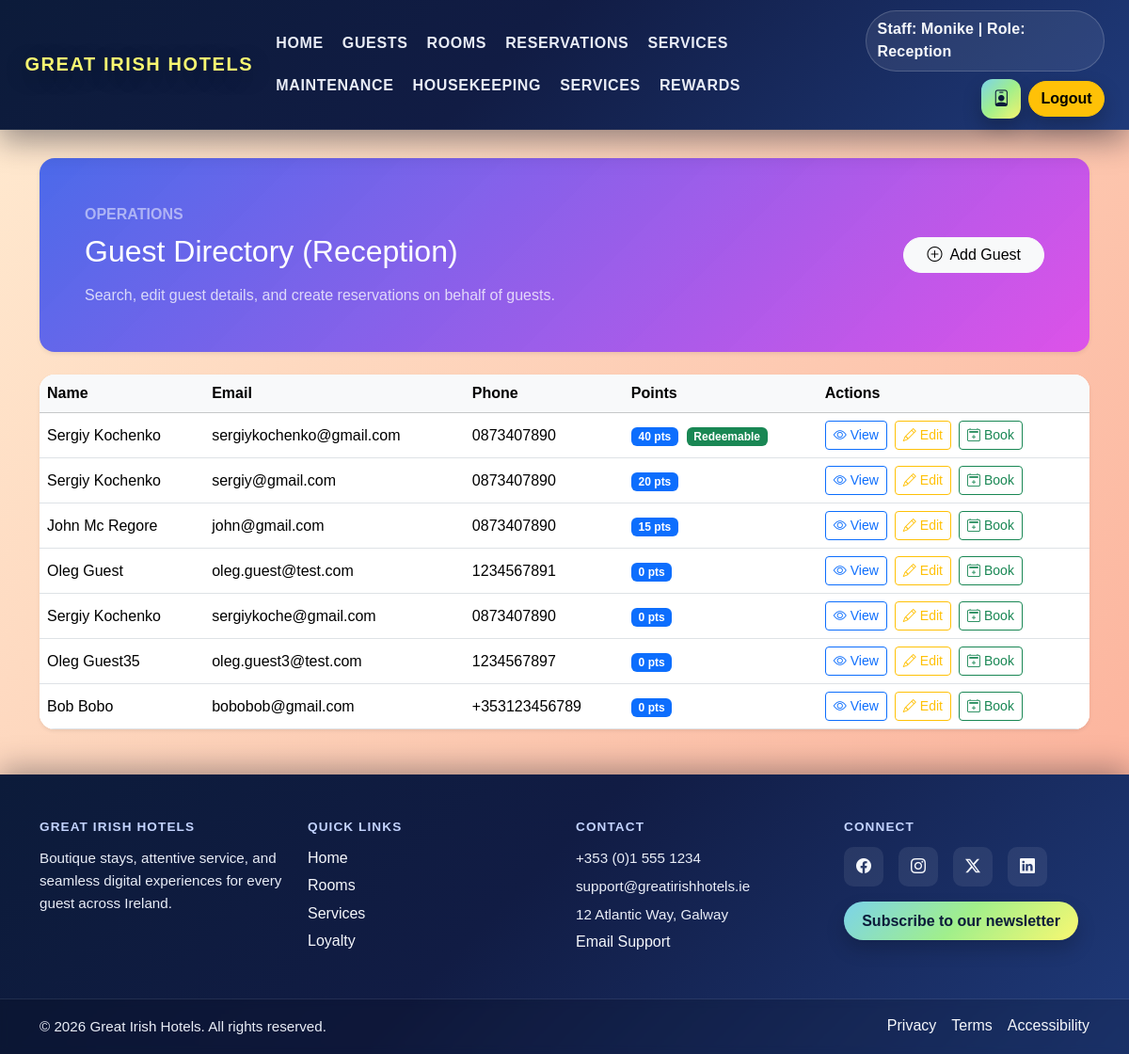
Page /management/guests/ (signed in) on the committed database.
### core/models.py (models this page shows, shortened)
class Staff(models.Model):
	name = models.CharField(max_length=100)
	role = models.ForeignKey('Role', on_delete=models.SET_NULL, null=True)
	email = models.EmailField(unique=True)
	password_hash = models.CharField(max_length=128)

class Role(models.Model):
	ROLE_CATEGORY_CHOICES = [
		('admin', 'Admin'),
		('guest', 'Guest'),
		('staff', 'Staff'),
	]
	name = models.CharField(max_length=50, unique=True)
	category = models.CharField(max_length=10, choices=ROLE_CATEGORY_CHOICES, default='staff')

class Guest(models.Model):
	first_name = models.CharField(max_length=50)
	last_name = models.CharField(max_length=50)
	email = models.EmailField()
	phone = models.CharField(max_length=20)
	id_document = models.CharField(max_length=100)
	preferences = models.TextField(blank=True)
	special_requests = models.TextField(blank=True)
	loyalty_points = models.IntegerField(default=0)

### core/views.py (the view)
# urls.py: path('management/guests/', guest_list, name='guest_list'),
@require_staff_role('Reception')
def guest_list(request):
	try:
		guests_list = Guest.objects.all()
		context = get_user_context(request)
		context['guests'] = guests_list
		redeem_ready = guests_list.filter(loyalty_points__gte=35).count()
		preferences_count = guests_list.exclude(preferences__isnull=True).exclude(preferences__exact='').count()
		context['guest_stats'] = {
			'total': guests_list.count(),
			'redeem_ready': redeem_ready,
			'with_preferences': preferences_count,
		}
		if context.get('staff_role') == 'Reception' and not (request.user.is_authenticated and request.user.is_staff):
			context['guests'] = guests_list
			return render(request, 'core/guest_list_reception.html', context)
		return render(request, 'core/guest_list.html', context)
	except Exception as e:
		messages.error(request, 'An error occurred while retrieving guests.')
		return redirect('admin_dashboard')

### core/views.py (called while the page is built)
def get_user_context(request):
	guest_name = None
	staff_name = None
	staff_role = None
	guest_id_document = None
	guest_id = request.session.get('guest_id')
	staff_id = request.session.get('staff_id')
	if staff_id:
		try:
			from .models import Staff
			staff_obj = Staff.objects.get(id=staff_id)
			staff_name = staff_obj.name
			staff_role = staff_obj.role.name if staff_obj.role else None
		except Exception:
			pass
	if guest_id:
		try:
			from .models import Guest
			guest_obj = Guest.objects.get(id=guest_id)
			guest_name = f"{guest_obj.first_name} {guest_obj.last_name}"
			guest_id_document = guest_obj.id_document.split('|')[0] if guest_obj.id_document else ''
		except Exception:
			pass
	return {'guest_name': guest_name, 'staff_name': staff_name, 'staff_role': staff_role, 'guest_id_document': guest_id_document}

def require_staff_role(*allowed_roles):
	def decorator(view_func):
		@wraps(view_func)
		def _wrapped(request, *args, **kwargs):
			if request.user.is_authenticated and request.user.is_staff:
				return view_func(request, *args, **kwargs)
			staff_id = request.session.get('staff_id')
			if staff_id:
				try:
					staff_obj = Staff.objects.get(id=staff_id)
					role_name = staff_obj.role.name if staff_obj.role else None
					if role_name and role_name in allowed_roles:
						return view_func(request, *args, **kwargs)
				except Exception:
					pass
			context = get_user_context(request)
			context['title'] = 'Access Prohibited'
			context['message'] = 'You do not have permission to view this page.'
			return render(request, 'core/access_denied.html', context, status=403)
		return _wrapped
	return decorator

### core/templates/core/guest_list_reception.html (shortened to what this page needs)
{% extends "base.html" %}
{% block content %}
{% include "header.html" %}
<main class="container py-5 guests-management">
    <section class="guest-management-hero rounded-4 shadow-sm p-4 p-lg-5 mb-4">
        <div class="row align-items-center g-4">
            <div class="col-lg-8">
                <p class="text-uppercase text-white-50 fw-semibold mb-2">Operations</p>
                <h2 class="text-white mb-3">Guest Directory (Reception)</h2>
                <p class="text-white-75 mb-0">Search, edit guest details, and create reservations on behalf of guests.</p>
            </div>
            <div class="col-lg-4 text-lg-end">
                <a href="{% url 'guest_create' %}" class="btn btn-light rounded-pill px-4">
                    <i class="bi bi-plus-circle me-2"></i>Add Guest
                </a>
            </div>
        </div>
    </section>
    {% if guests %}
        <div class="table-responsive card shadow-sm border-0 rounded-4 overflow-hidden">
            <table class="table table-hover mb-0 align-middle">
                <thead class="table-light">
                    <tr>
                        <th>Name</th>
                        <th>Email</th>
                        <th>Phone</th>
                        <th>Points</th>
                        <th>Actions</th>
                    </tr>
                </thead>
                <tbody>
                    {% for guest in guests %}
                        <tr>
                            <td>{{ guest.first_name }} {{ guest.last_name }}</td>
                            <td>{{ guest.email }}</td>
                            <td>{{ guest.phone }}</td>
                            <td>
                                <span class="badge bg-primary">{{ guest.loyalty_points|default:0 }} pts</span>
                                {% if guest.loyalty_points|default:0 >= 35 %}
                                    <span class="badge bg-success ms-1">Redeemable</span>
                                {% endif %}
                            </td>
                            <td>
                                <div class="d-inline-flex gap-2">
                                    <a href="{% url 'guest_detail' guest.id %}" class="btn btn-sm btn-outline-primary">
                                        <i class="bi bi-eye me-1"></i>View
                                    </a>
                                    <a href="{% url 'guest_update' guest.id %}" class="btn btn-sm btn-outline-warning">
                                        <i class="bi bi-pencil me-1"></i>Edit
                                    </a>
                                    <a href="{% url 'reservation_create' %}?guest_id={{ guest.id }}" class="btn btn-sm btn-outline-success">
                                        <i class="bi bi-calendar2-plus me-1"></i>Book
                                    </a>
                                </div>
                            </td>
                        </tr>
                    {% endfor %}
                </tbody>
            </table>
        </div>
    {% else %}
        <div class="alert alert-info text-center py-5">
            <p>No guests found. <a href="{% url 'guest_create' %}">Create one</a></p>
        </div>
    {% endif %}
</main>
{% endblock %}

### core/templates/header.html (shortened to what this page needs)
<header class="site-header">
    <nav class="navbar navbar-expand-xl navbar-dark gi-navbar fixed-top">
        <div class="container-xxl">
            <a class="navbar-brand" href="/">Great Irish Hotels</a>
            <div class="collapse navbar-collapse" id="mainNavbar">
                <ul class="navbar-nav align-items-lg-center mx-auto mb-3 mb-lg-0 gap-lg-1">
                    <li class="nav-item"><a class="nav-link gi-nav-link" href="/">Home</a></li>
                    {% if request.user.is_authenticated and request.user.is_staff or staff_role == 'Reception' %}
                        <li class="nav-item"><a class="nav-link gi-nav-link" href="{% url 'guest_list' %}">Guests</a></li>
                    {% endif %}
                    <li class="nav-item"><a class="nav-link gi-nav-link" href="/rooms/">Rooms</a></li>
                    {% if request.user.is_authenticated and request.user.is_staff or staff_role == 'Reception' %}
                        <li class="nav-item"><a class="nav-link gi-nav-link" href="{% url 'reservation_list' %}">Reservations</a></li>
                        <li class="nav-item"><a class="nav-link gi-nav-link" href="{% url 'service_list' %}">Services</a></li>
                    {% endif %}
                    {% if request.user.is_authenticated and request.user.is_staff or staff_role == 'Maintenance' or staff_role == 'Reception' or guest_name %}
                        <li class="nav-item"><a class="nav-link gi-nav-link" href="{% url 'maintenance_list' %}">Maintenance</a></li>
                    {% endif %}
                    {% if request.user.is_authenticated and request.user.is_staff or staff_role == 'Housekeeper' or staff_role == 'Reception' or guest_name %}
                        <li class="nav-item"><a class="nav-link gi-nav-link" href="{% url 'housekeeping_list' %}">Housekeeping</a></li>
                    {% endif %}
                    {% if guest_name %}
                        <li class="nav-item"><a class="nav-link gi-nav-link" href="/services/">Services</a></li>
                    {% endif %}
                    <li class="nav-item"><a class="nav-link gi-nav-link" href="{% url 'loyalty' %}">Rewards</a></li>
                </ul>
                <div class="header-actions d-flex align-items-center gap-2">
                    {% if staff_name and staff_role %}
                        <span class="header-pill">Staff: {{ staff_name }} | Role: {{ staff_role }}</span>
                        {% if request.resolver_match.url_name != 'user_profile' %}
                            <a href="{% url 'user_profile' %}" class="header-icon" title="View/Edit Profile">
                                <i class="bi bi-person-badge"></i>
                            </a>
                        {% endif %}
                        <a href="/logout/" class="btn btn-warning logout-trigger">Logout</a>
                    {% endif %}
                </div>
            </div>
        </div>
    </nav>
</header>

### core/static/style.css (style rules this page uses)
html, body { font-family: Arial, sans-serif; background-color: transparent; position: relative; overflow-x: hidden; min-height: 100%; height: 100%; margin: 0; padding: 0; }
body { display: flex; flex-direction: column; padding-top: calc(var(--nav-height) + 10px); }
main { flex: 1; padding-top: 0.35rem; }
body::before { content: ""; position: fixed; top: 0; left: 0; width: 100%; height: 100%; z-index: -1; background: linear-gradient(130deg, #ffecd2, #fcb69f, #ff9a8b, #ff758c, #f6416c, #f76b1c, #c471ed, #662d8c); background-size: 600% 600%; animation: gradientDrift 12s ease-in-out infinite; pointer-events: none; }
.guests-management .guest-management-hero { background: linear-gradient(135deg, rgba(66, 99, 235, 0.95), rgba(217, 70, 239, 0.9)); color: #fff; margin-top: 2rem; }
.text-white-75 { color: rgba(255, 255, 255, 0.75) !important; }
:root { --nav-height: 78px; }
.site-header { position: relative; z-index: 1030; }
.gi-navbar { background: linear-gradient(135deg, #0c1b3a 0%, #111c44 45%, #1f3a7a 100%); backdrop-filter: blur(10px); box-shadow: 0 12px 30px rgba(4, 9, 30, 0.4); border-bottom: 1px solid rgba(255, 255, 255, 0.08); padding: 0.7rem 0.9rem; min-height: var(--nav-height); }
.gi-navbar .navbar-brand { color: #f9f871; font-weight: 800; letter-spacing: 0.08em; text-transform: uppercase; text-shadow: 0 6px 22px rgba(0, 0, 0, 0.35); }
.gi-navbar .navbar-nav { gap: 0.35rem 0.55rem; flex-wrap: wrap; }
.gi-nav-link { color: #e9edf7; font-weight: 700; text-transform: uppercase; letter-spacing: 0.04em; padding: 0.55rem 0.85rem; position: relative; transition: color 0.2s ease, opacity 0.2s ease; display: inline-flex; align-items: center; gap: 0.35rem; }
.gi-nav-link::after { content: ""; position: absolute; left: 18%; right: 18%; bottom: 0.45rem; height: 2px; background: linear-gradient(90deg, #7bd3ea, #a1ef8b, #f9f871); opacity: 0; transition: opacity 0.2s ease, transform 0.2s ease; transform: scaleX(0.6); }
.header-actions { flex-wrap: wrap; justify-content: flex-start; gap: 0.35rem 0.6rem; }
.header-pill { color: #f5f7fb; background: rgba(255, 255, 255, 0.08); border: 1px solid rgba(255, 255, 255, 0.18); border-radius: 999px; padding: 0.45rem 0.75rem; font-weight: 600; letter-spacing: 0.01em; display: inline-flex; align-items: center; gap: 0.35rem; }
.header-icon { width: 42px; height: 42px; display: inline-flex; align-items: center; justify-content: center; color: #0c1b3a; background: linear-gradient(135deg, #7bd3ea, #a1ef8b, #f9f871); border-radius: 12px; text-decoration: none; font-size: 1.1rem; box-shadow: 0 10px 20px rgba(0, 0, 0, 0.24); transition: transform 0.2s ease, box-shadow 0.2s ease; }
.gi-navbar .btn.btn-warning { border-radius: 999px; font-weight: 700; box-shadow: 0 10px 22px rgba(0, 0, 0, 0.22); }
@media (min-width: 992px) { .header-actions { justify-content: flex-end; } }

### rows in the picture
Staff: name "Monike"
Role: name "Reception"
Guest: first_name "Sergiy", last_name "Kochenko", email "sergiykochenko@gmail.com", phone "0873407890", loyalty_points "40", shows "Redeemable"
Guest: first_name "Sergiy", last_name "Kochenko", email "sergiy@gmail.com", phone "0873407890", loyalty_points "20"
Guest: first_name "John", last_name "Mc Regore", email "john@gmail.com", phone "0873407890", loyalty_points "15"
Guest: first_name "Oleg", last_name "Guest", email "oleg.guest@test.com", phone "1234567891", loyalty_points "0"
Guest: first_name "Sergiy", last_name "Kochenko", email "sergiykoche@gmail.com", phone "0873407890", loyalty_points "0"
Guest: first_name "Oleg", last_name "Guest35", email "oleg.guest3@test.com", phone "1234567897", loyalty_points "0"
Guest: first_name "Bob", last_name "Bobo", email "bobobob@gmail.com", phone "+353123456789", loyalty_points "0"
